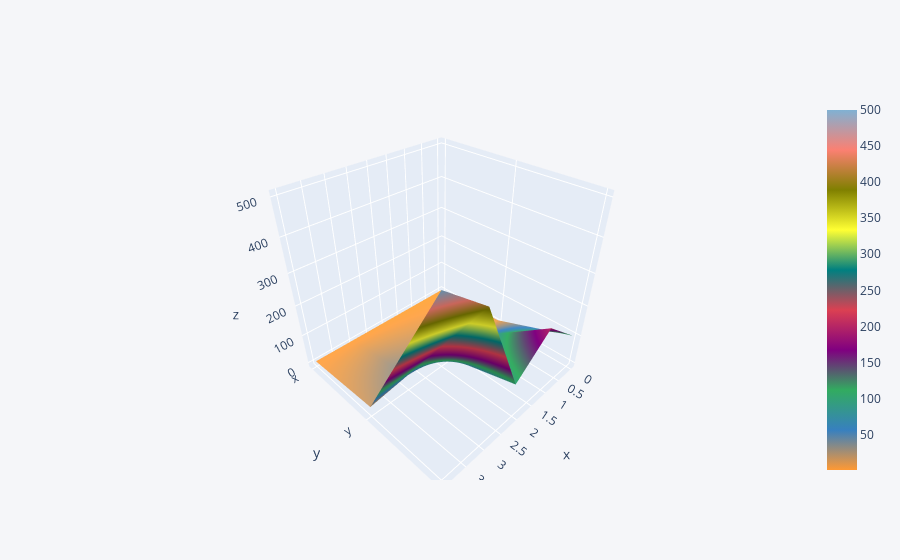

This figure's notebook cell:
### Code cell
df3.iplot(kind='surface')

### Figure 1 — Plotly figure (JSON) as saved in the notebook; plotly's stock layout.template omitted (floating-point values rounded to 4 significant figures)
{"data": [{"colorscale": [[0, "rgb(255, 153, 51)"], [0.1111, "rgb(55, 128, 191)"], [0.2222, "rgb(50, 171, 96)"], [0.3333, "rgb(128, 0, 128)"], [0.4444, "rgb(219, 64, 82)"], [0.5556, "rgb(0, 128, 128)"], [0.6667, "rgb(255, 255, 51)"], [0.7778, "rgb(128, 128, 0)"], [0.8889, "rgb(251, 128, 114)"], [1, "rgb(128, 177, 211)"]], "type": "surface", "x": [0, 1, 2, 3, 4], "y": ["x", "y", "z"], "z": [[1, 2, 3, 4, 5], [10, 20, 30, 40, 20], [100, 200, 100, 400, 500]]}], "layout": {"legend": {"bgcolor": "#F5F6F9", "font": {"color": "#4D5663"}}, "paper_bgcolor": "#F5F6F9", "plot_bgcolor": "#F5F6F9", "title": {"font": {"color": "#4D5663"}}, "xaxis": {"gridcolor": "#E1E5ED", "showgrid": true, "tickfont": {"color": "#4D5663"}, "title": {"font": {"color": "#4D5663"}, "text": ""}, "zerolinecolor": "#E1E5ED"}, "yaxis": {"gridcolor": "#E1E5ED", "showgrid": true, "tickfont": {"color": "#4D5663"}, "title": {"font": {"color": "#4D5663"}, "text": ""}, "zerolinecolor": "#E1E5ED"}}}
